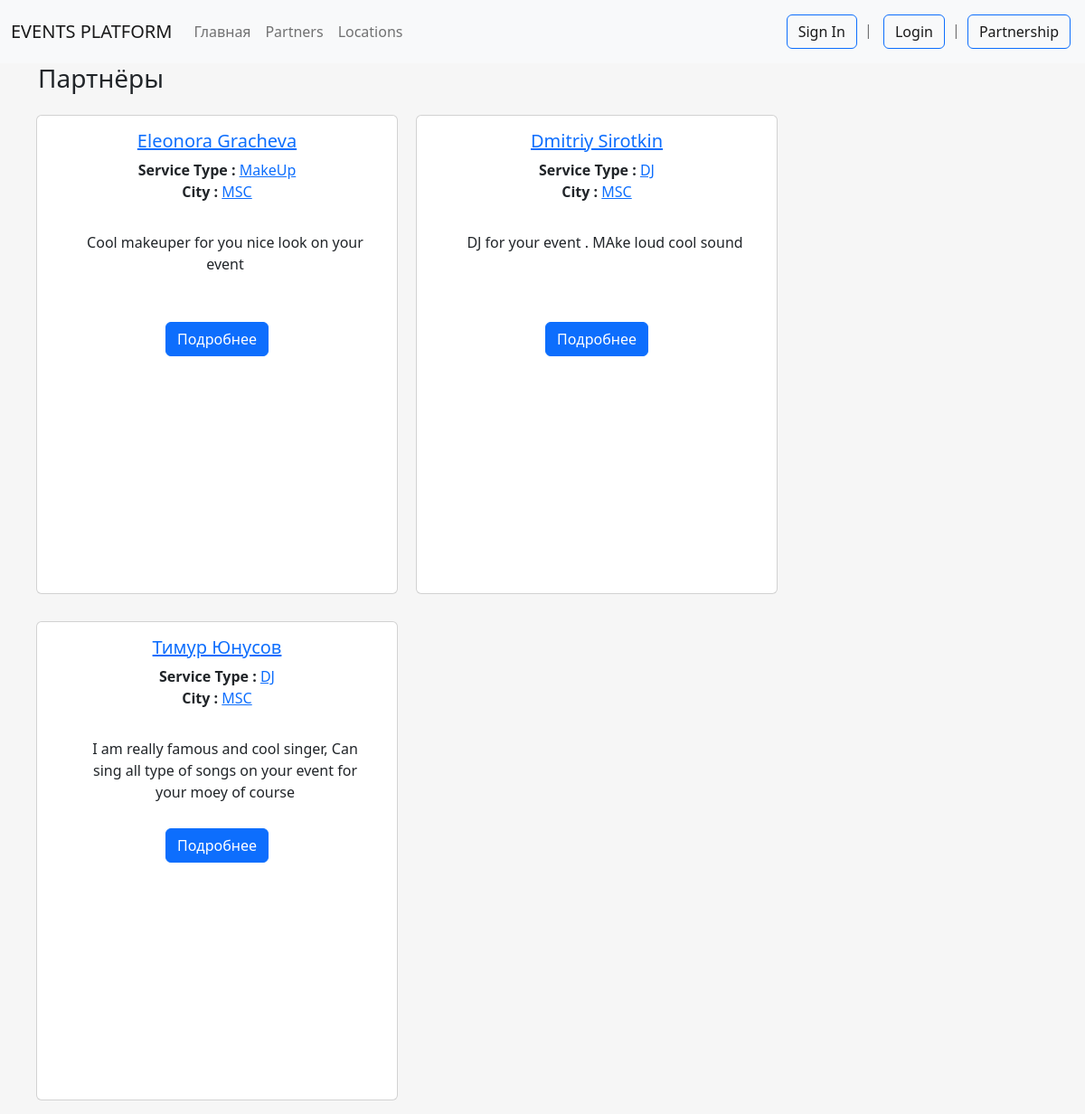
Page /contact/ on the earlier database version.
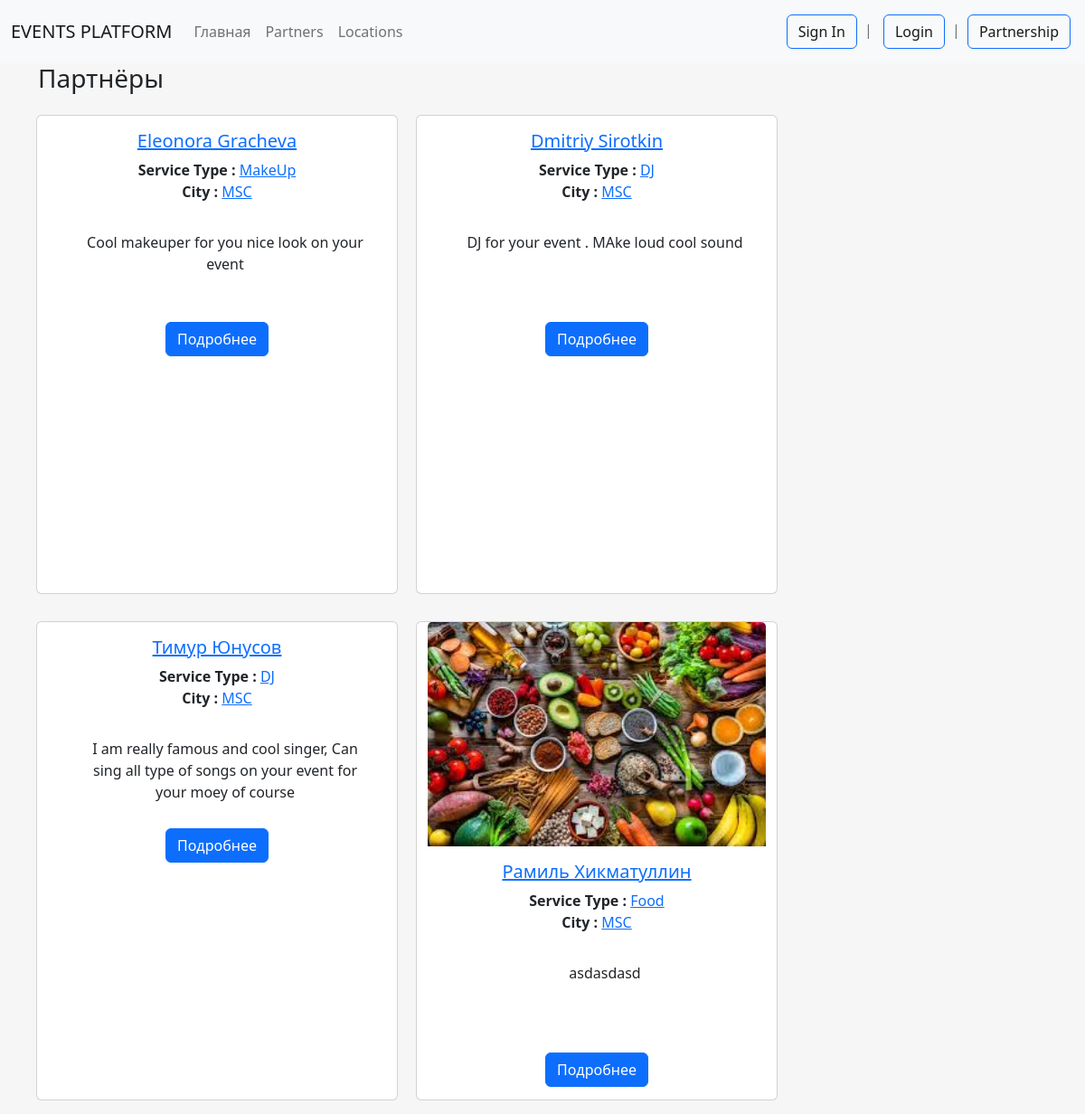
Same page on the later database version.
### events/models.py (models this page shows)
class BaseUser(models.Model):
    username = models.CharField(max_length=40, verbose_name='Никнейм')
    description = models.TextField(blank=True, verbose_name='Описание')  # can be empty
    created_at = models.DateTimeField(auto_now_add=True,
                                      verbose_name='Дата регистрации')  # only in first attempt rewrite date
    email = models.EmailField(blank=True, max_length=60)
    class Meta:
        abstract = True

class UserPartner(BaseUser):  # vendors
    name = models.CharField(max_length=50, verbose_name='Имя')
    surname = models.CharField(max_length=60, verbose_name='Фамилия')
    phone = models.CharField(max_length=12, verbose_name='Телефон')
    location = models.CharField(max_length=255, choices=Locations.choices, default=Locations.MOSCOW, blank=False,
                                verbose_name='Город')
    service_type = models.CharField(max_length=255, choices=ServiceTypes.choices, blank=False,
                                    verbose_name='Тип услуги')
    photo = models.ImageField(upload_to='photo/%Y/%m/%d', verbose_name='Фото', blank=True)
    def __str__(self):
        return f'{self.name} {self.surname}'
    def get_absolute_url(self):
        return reverse_lazy('vendor', kwargs={'pk': self.pk})
    class Meta:
        verbose_name = 'Партнёр'
        verbose_name_plural = 'Партнёры'

### events/views.py (the view)
# urls.py: path('contact/', ViewPartners.as_view(), name='contact'),
class ViewPartners(ListView):
    model = UserPartner
    context_object_name = 'partners'
    template_name = 'events/view_partners.html'
    extra_context = {'title': 'EVENTS PLATFORM'}
    paginate_by = 6
    def get_queryset(self):
        return UserPartner.objects.all()

### events/templates/events/view_partners.html (shortened to what this page needs)
{% extends 'base.html' %}
{% block maintitle %}
<div class="col-md-12">
    <h3>Партнёры</h3>
</div>
{% endblock maintitle%}
{% block content %}
{% for partner in partners %}
<div class="card col-md-3" align="center">
    {% if partner.photo %}
    <img class="card-img-top" src="{{partner.photo.url}}"  width="400" height="250" alt="Card image cap">
    {% endif %}
    <div class="card-body">
        <h5 class="card-title">
            <a href="{{ partner.get_absolute_url}}">{{ partner }}
            </a>
        </h5>
        <p class="card-text"><strong>Service Type :</strong> <a href="#">{{partner.service_type}}<br></a>
            <strong>City :</strong> <a href="#">{{ partner.location }}</a>
        <p class="card-description"> {{ partner.description | safe }}</p>
            </p>
        <a href="{% url 'vendor' pk=partner.id %}" class="btn btn-primary btn-block"> Подробнее </a>
    </div>
</div>
{% endfor %}
{% endblock %}

### templates/base.html (shortened to what this page needs)
<!doctype html>
{% load static %}
<html lang="en">
<head>
    <link rel="stylesheet" href="{% static 'events/bootstrap/css/bootstrap.min.css' %}">
    <link rel="stylesheet" href="{% static 'events/bootstrap/css_1/style.css' %}">
</head>
<body>
{% block navbar %}
{% include 'inc/_navbar.html' %}
{% endblock navbar %}
<div class="container">
    <div class="row">
        {% block maintitle %}{% endblock maintitle%}
        {% block content%}
        {% endblock content%}
    </div>
</div>
</body>
</html>

### templates/inc/_navbar.html (shortened to what this page needs)
<nav class="navbar navbar-expand-lg  bg-light ">
    <div class="container-fluid">
        <a class="navbar-brand" href="{% url 'home' %}">EVENTS PLATFORM</a>
        <div class="collapse navbar-collapse" id="navbarScroll">
            <ul class="navbar-nav me-auto my-2 my-lg-0 navbar-nav-scroll" style="--bs-scroll-height: 100px;">
                <li class="nav-item">
                    <a class="nav-link " aria-current="page" href="{% url 'home' %}">Главная</a>
                </li>
                <li class="nav-item">
                    <a class="nav-link" href="{% url 'vendors' %}">Partners</a>
                </li>
                <li class="nav-item">
                    <a class="nav-link" href="#">Locations</a>
                </li>
            </ul>
             {% if request.user.is_authenticated %}
            Welcome , {{ request.user.first_name }}  |  <a class="auth-modal-toggle btn btn-primary ms-2 me-1 " href="{% url 'logout' %}">Log Out</a> |
             {% else %}
            <span class="navbar-text">
                  <a class="auth-modal-toggle btn btn-outline-primary ms-2 me-1" href="{% url 'register' %}" >Sign In</a> |
                <a class="auth-modal-toggle btn btn-outline-primary ms-2 me-1" href="{% url 'login' %}" >Login</a> |
            </span>
            {% endif %}
            <span class="navbar-text">
                  <a class="auth-modal-toggle btn btn-outline-primary ms-2 me-1" href="{% url 'add_partner' %}" >Partnership</a>
            </span>
        </div>
    </div>
</nav>

Differences in the rows shown:
added UserPartner: photo (picture), name+surname "Рамиль Хикматуллин", service_type "Food", location "MSC", description "asdasdasd"
